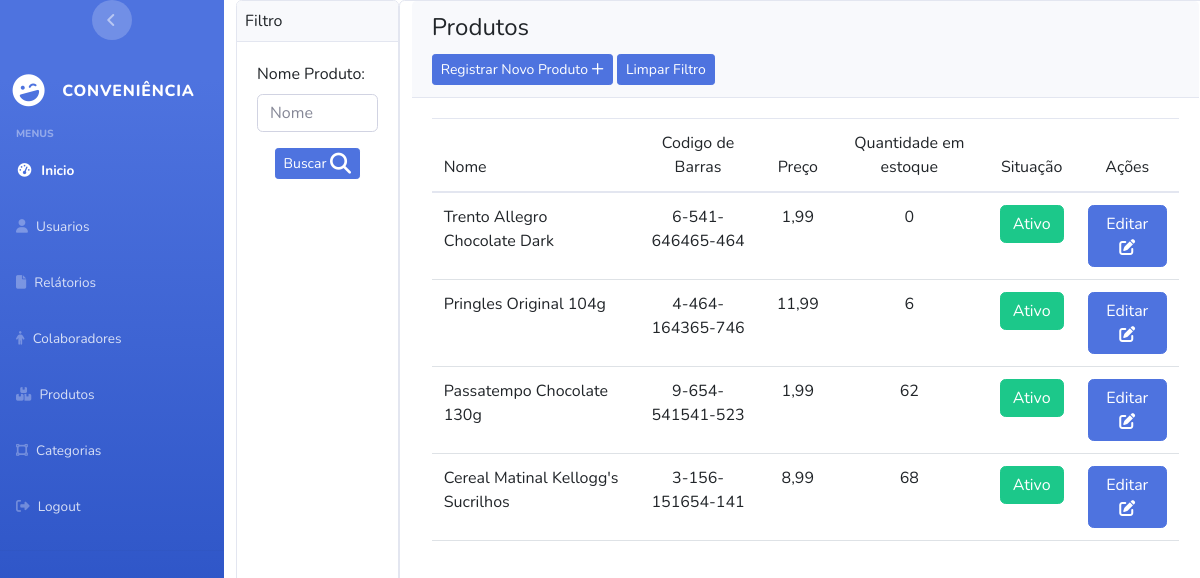
Page /product/main_menu_product (signed in) on the earlier database version.
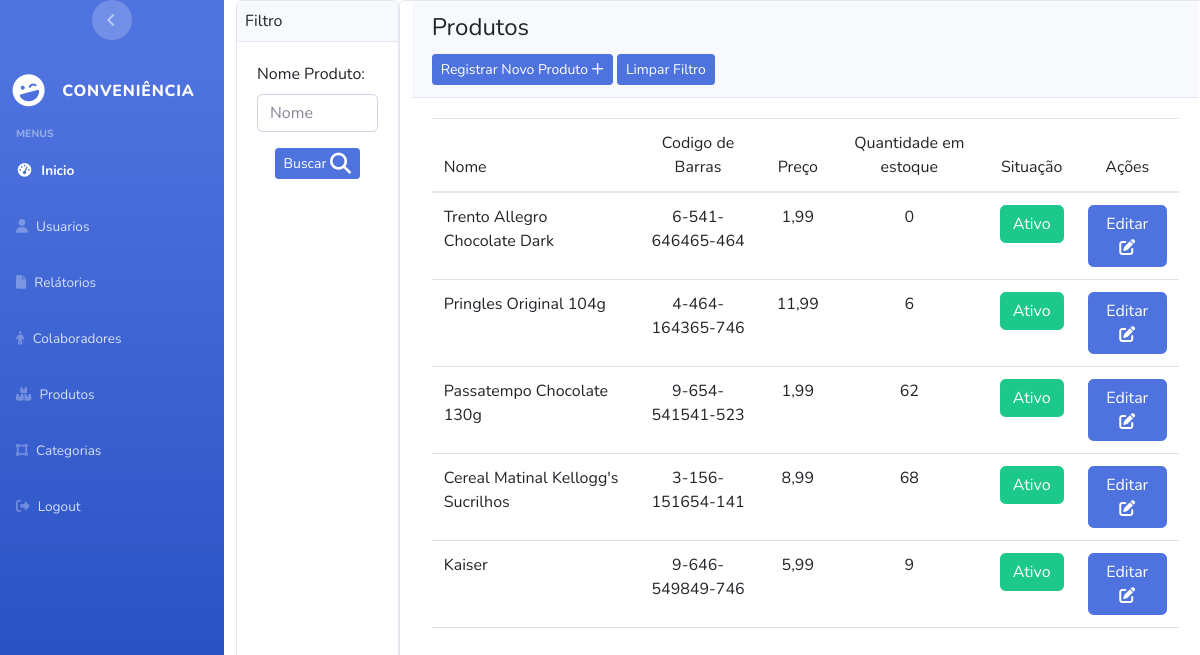
Same page on the later database version.
### apps/Product/models.py (models this page shows, shortened)
class Product(models.Model):
    name = models.CharField(max_length=50,unique=True)
    code_bar = models.CharField(max_length=16,unique=True)
    price = models.DecimalField(decimal_places=2,max_digits=5)
    stock_quantity = models.IntegerField()
    is_deleted = models.BooleanField(default=False)
    category = models.ForeignKey(Category,on_delete=models.DO_NOTHING)

### apps/Product/views.py (the view)
# urls.py: path("main_menu_product",views.main_menu_product,name="main_menu_product"),
@user_passes_test(lambda user: user.is_superuser or user.is_staff,login_url='user:page_not_found')
@login_required(login_url="login_system")
def main_menu_product(request,name=None):
    form = searchProductForm()
    if not name:
        products = Product.objects.all().order_by('is_deleted')
    else:
        form = searchProductForm(request.POST)
        products = Product.objects.filter(name__startswith=name).order_by('is_deleted')
    return render(request,'product/main_menu_product.html',{'products':products,'form':form})

### apps/Product/forms.py
class searchProductForm(forms.Form):
       name = forms.CharField(label="Nome Produto",widget=forms.TextInput(attrs={"placeholder": "Nome","class": "form-control"}),required=False)

### templates/product/main_menu_product.html (shortened to what this page needs)
{% extends 'base.html' %}
{% block content %}
<div class="d-flex flex-row vh-100" >
<div class="card">
  <div class="card-header p-2">
    Filtro
  </div>
  <div class="card-body">
<form method="POST" action="{% url 'product:main_menu_product_with_filter' %}" >
  {{ form }}
  <div class="d-flex justify-content-center mt-3">
    <button type="submit" class="btn btn-fill btn-primary btn-sm">
    Buscar
  </button>
  </div>
</form>
</div>
</div>
<div class="card col-10" style="width:100%;">
  <div class="card-header">
    <h4 class="card-title">Produtos</h4>
    <td class="px-1"><a href="{% url 'product:save_product' %}" class="btn btn-primary btn-sm">Registrar Novo Produto
      <i class="fa-regular fa-plus"></i>
    </a></td>
    <td class="px-1"><a href="{% url 'product:main_menu_product' %}" class="btn btn-primary btn-sm">Limpar Filtro</a></td>
  </div>
  <div class="card-body">
    <div class="table-responsive" >
      <table class="table" id="" >
        <thead class="text-primary">
          <tr>
            <th>Nome</th>
            <th style="text-align:center;">Codigo de Barras</th>
            <th style="text-align:center;">Preço</th>
            <th style="text-align:center;">Quantidade em estoque</th>
            <th style="text-align:center;">Situação</th>
            <th colspan="3" style="text-align: center;">Ações</th>
          </tr>
        </thead>
        <tbody>
          {% for product in products %}
          <tr>
            <th>{{ product.name }}</th>
            <th style="text-align:center;">{{ product.code_bar }}</th>
            <th style="text-align:center;">{{ product.price }}</th>
            <th style="text-align:center;">{{ product.stock_quantity }}</th>
            <th>
              <form action="{% url 'product:erase_product' product.id %}" method="post">
                  <input type="submit"
                    {% if product.is_deleted %}
                    value="Inativo" class="btn btn-danger" onclick="return confirm('Deseja realmente Ativar?')"
                    {% else %}
                    value="Ativo" class="btn btn-success" onclick="return confirm('Deseja realmente Desativar?')"
                    {% endif %}
                    >
              </form>
            </th>
            <th><a type="submit" class="btn btn-primary" href="{% url 'product:update_product' product.id %}">
              Editar
              <i class="fa-solid fa-pen-to-square"></i>
            </a></th>
            {% endfor %}
          </tr>
        </tbody>
      </table>
    </div>
  </div>
</div>
</div>
{% endblock content %}

### templates/base.html (shortened to what this page needs)
<!DOCTYPE html>
<html lang="en">
  {% load static %}
  <head>
    <link rel="stylesheet" href="{% static 'css/css_reset.css'%}">
    <link href="https://cdn.jsdelivr.net/npm/bootstrap@5.3.0/dist/css/bootstrap.min.css" rel="stylesheet">
    <link rel="stylesheet" href="{% static 'css/shake.css'%}">
    <link href="{% static 'css/sb-admin-2.min.css'%}" rel="stylesheet">
    <link rel="stylesheet" href="{% static 'css/validations_colors.css'%}">
  </head>
  <body onload="remove_messages()" >
      <div class="d-flex flex-row">
        <div>
        {% include 'side-bar.html'%}
        </div>
        <div class="col-10">
        {% block content %}{% endblock content %}
      </div>
      </div>
    </body>
</html>

### templates/side-bar.html
{% if user.is_authenticated %}
<ul class="navbar-nav bg-gradient-primary sidebar sidebar-dark accordion" id="accordionSidebar">
  <div class="text-center d-none d-md-inline">
    <button class="rounded-circle border-0" id="sidebarToggle">
    </button>
  </div>
  <a class="sidebar-brand d-flex align-items-center justify-content-center" href="{% url 'user:initial_page' %}">
    <div class="sidebar-brand-icon rotate-n-15">
      <i class="fas fa-laugh-wink"></i>
    </div>
    <div class="sidebar-brand-text mx-3">Conveniência <sup></sup></div>
  </a>
  <div class="sidebar-heading">
    Menus
  </div>
  <li class="nav-item active">
    <a class="nav-link" href="{% url 'user:initial_page' %}">
      <i class="fas fa-fw fa-tachometer-alt"></i>
      <span>Inicio</span></a>
  </li>
  {% if user.is_superuser %}
  <li class="nav-item">
    <a href="{% url 'user:main_menu_user' %}" class="nav-link">
      <i class="fa-solid fa-user"></i>
      <span>Usuarios</span>
    </a>
  </li>
  <li class="nav-item">
    <a href="{% url 'user:page_initial_reports' %}" class="nav-link">
      <i class="fa-solid fa-file"></i>
      <span>Relátorios</span>
    </a>
  </li>
  {% endif %}
  {% if user.is_staff or user.is_superuser %}
  <li class="nav-item">
    <a class="nav-link" href="{% url 'collaborator:main_menu_collaborator' %}">
      <i class="fa-solid fa-person"></i>
      <span>Colaboradores</span>
    </a>
  </li>
  <li class="nav-item">
    <a class="nav-link" href="{% url 'product:main_menu_product' %}">
      <i class="fa-solid fa-boxes-stacked"></i>
      <span>Produtos</span>
    </a>
  </li>
  <li class="nav-item">
    <a class="nav-link" href="{% url 'category:main_menu_category' %}">
      <i class="fa-sharp fa-solid fa-vector-square"></i>
      <span>Categorias</span>
    </a>
  </li>
  {% endif %}
  <li class="nav-item">
    <a class="nav-link" href="{% url 'user:logout_system' %}">
      <i class="fa-sharp fa-solid fa-right-from-bracket"></i>
      <span>Logout</span>
    </a>
  </li>
  <hr>
</ul>
{% endif %}

Differences in the rows shown:
added Product: name "Kaiser", code_bar "9-646-549849-746", price "5,99", stock_quantity "9", is_deleted "Ativo"
